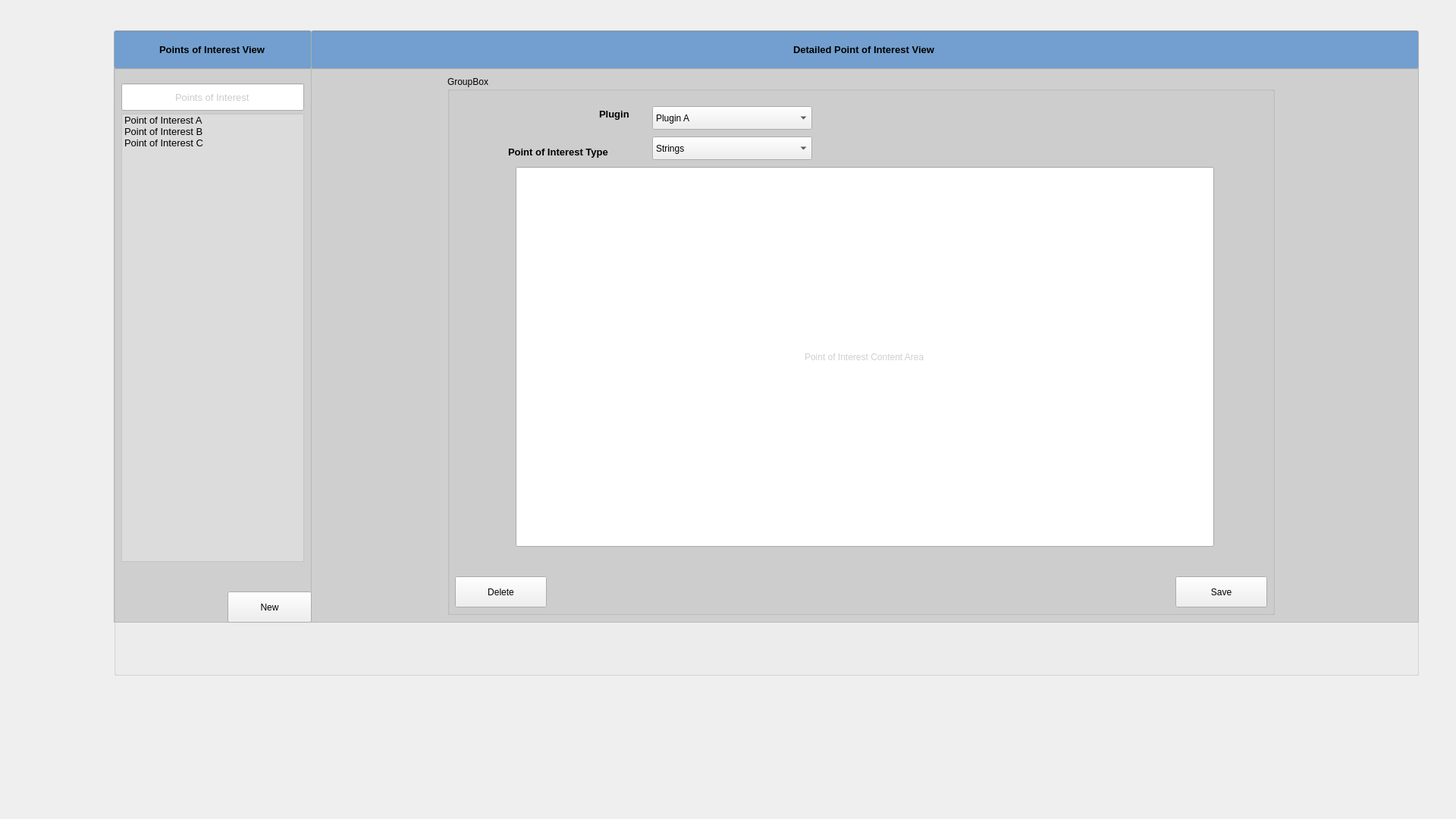
<?xml version="1.0" encoding="UTF-8"?>
<ui version="4.0">
 <class>DockWidget</class>
 <widget class="QDockWidget" name="DockWidget">
  <property name="geometry">
   <rect>
    <x>0</x>
    <y>0</y>
    <width>1920</width>
    <height>1080</height>
   </rect>
  </property>
  <property name="palette">
   <palette>
    <active>
     <colorrole role="Base">
      <brush brushstyle="SolidPattern">
       <color alpha="142">
        <red>184</red>
        <green>184</green>
        <blue>184</blue>
       </color>
      </brush>
     </colorrole>
    </active>
    <inactive>
     <colorrole role="Base">
      <brush brushstyle="SolidPattern">
       <color alpha="142">
        <red>184</red>
        <green>184</green>
        <blue>184</blue>
       </color>
      </brush>
     </colorrole>
    </inactive>
    <disabled>
     <colorrole role="Base">
      <brush brushstyle="SolidPattern">
       <color alpha="255">
        <red>255</red>
        <green>255</green>
        <blue>255</blue>
       </color>
      </brush>
     </colorrole>
    </disabled>
   </palette>
  </property>
  <property name="windowTitle">
   <string>DockWidget</string>
  </property>
  <widget class="QWidget" name="dockWidgetContents">
   <widget class="QGroupBox" name="PointsofInterest">
    <property name="geometry">
     <rect>
      <x>150</x>
      <y>40</y>
      <width>1721</width>
      <height>851</height>
     </rect>
    </property>
    <property name="title">
     <string>GroupBox</string>
    </property>
    <widget class="QPushButton" name="pushButton">
     <property name="geometry">
      <rect>
       <x>150</x>
       <y>740</y>
       <width>111</width>
       <height>41</height>
      </rect>
     </property>
     <property name="text">
      <string>New</string>
     </property>
    </widget>
    <widget class="QColumnView" name="PluginView">
     <property name="geometry">
      <rect>
       <x>0</x>
       <y>50</y>
       <width>261</width>
       <height>731</height>
      </rect>
     </property>
     <property name="palette">
      <palette>
       <active>
        <colorrole role="Base">
         <brush brushstyle="SolidPattern">
          <color alpha="142">
           <red>184</red>
           <green>184</green>
           <blue>184</blue>
          </color>
         </brush>
        </colorrole>
       </active>
       <inactive>
        <colorrole role="Base">
         <brush brushstyle="SolidPattern">
          <color alpha="142">
           <red>184</red>
           <green>184</green>
           <blue>184</blue>
          </color>
         </brush>
        </colorrole>
       </inactive>
       <disabled>
        <colorrole role="Base">
         <brush brushstyle="SolidPattern">
          <color alpha="255">
           <red>255</red>
           <green>255</green>
           <blue>255</blue>
          </color>
         </brush>
        </colorrole>
       </disabled>
      </palette>
     </property>
    </widget>
    <widget class="QLineEdit" name="PluginView_2">
     <property name="geometry">
      <rect>
       <x>0</x>
       <y>0</y>
       <width>261</width>
       <height>51</height>
      </rect>
     </property>
     <property name="palette">
      <palette>
       <active>
        <colorrole role="Base">
         <brush brushstyle="SolidPattern">
          <color alpha="255">
           <red>114</red>
           <green>159</green>
           <blue>207</blue>
          </color>
         </brush>
        </colorrole>
       </active>
       <inactive>
        <colorrole role="Base">
         <brush brushstyle="SolidPattern">
          <color alpha="255">
           <red>114</red>
           <green>159</green>
           <blue>207</blue>
          </color>
         </brush>
        </colorrole>
       </inactive>
       <disabled>
        <colorrole role="Base">
         <brush brushstyle="SolidPattern">
          <color alpha="255">
           <red>255</red>
           <green>255</green>
           <blue>255</blue>
          </color>
         </brush>
        </colorrole>
       </disabled>
      </palette>
     </property>
     <property name="font">
      <font>
       <pointsize>10</pointsize>
       <weight>75</weight>
       <bold>true</bold>
      </font>
     </property>
     <property name="autoFillBackground">
      <bool>false</bool>
     </property>
     <property name="text">
      <string>Points of Interest View</string>
     </property>
     <property name="alignment">
      <set>Qt::AlignCenter</set>
     </property>
     <property name="readOnly">
      <bool>true</bool>
     </property>
    </widget>
    <widget class="QLineEdit" name="PluginView_4">
     <property name="geometry">
      <rect>
       <x>260</x>
       <y>0</y>
       <width>1461</width>
       <height>51</height>
      </rect>
     </property>
     <property name="palette">
      <palette>
       <active>
        <colorrole role="Base">
         <brush brushstyle="SolidPattern">
          <color alpha="255">
           <red>114</red>
           <green>159</green>
           <blue>207</blue>
          </color>
         </brush>
        </colorrole>
       </active>
       <inactive>
        <colorrole role="Base">
         <brush brushstyle="SolidPattern">
          <color alpha="255">
           <red>114</red>
           <green>159</green>
           <blue>207</blue>
          </color>
         </brush>
        </colorrole>
       </inactive>
       <disabled>
        <colorrole role="Base">
         <brush brushstyle="SolidPattern">
          <color alpha="255">
           <red>255</red>
           <green>255</green>
           <blue>255</blue>
          </color>
         </brush>
        </colorrole>
       </disabled>
      </palette>
     </property>
     <property name="font">
      <font>
       <pointsize>10</pointsize>
       <weight>75</weight>
       <bold>true</bold>
      </font>
     </property>
     <property name="autoFillBackground">
      <bool>false</bool>
     </property>
     <property name="text">
      <string>Detailed Point of Interest View</string>
     </property>
     <property name="alignment">
      <set>Qt::AlignCenter</set>
     </property>
     <property name="readOnly">
      <bool>true</bool>
     </property>
    </widget>
    <widget class="QLineEdit" name="lineEdit">
     <property name="geometry">
      <rect>
       <x>10</x>
       <y>70</y>
       <width>241</width>
       <height>36</height>
      </rect>
     </property>
     <property name="palette">
      <palette>
       <active>
        <colorrole role="WindowText">
         <brush brushstyle="SolidPattern">
          <color alpha="255">
           <red>0</red>
           <green>0</green>
           <blue>0</blue>
          </color>
         </brush>
        </colorrole>
        <colorrole role="Dark">
         <brush brushstyle="SolidPattern">
          <color alpha="255">
           <red>119</red>
           <green>119</green>
           <blue>118</blue>
          </color>
         </brush>
        </colorrole>
        <colorrole role="Mid">
         <brush brushstyle="SolidPattern">
          <color alpha="255">
           <red>159</red>
           <green>159</green>
           <blue>157</blue>
          </color>
         </brush>
        </colorrole>
        <colorrole role="Text">
         <brush brushstyle="SolidPattern">
          <color alpha="255">
           <red>203</red>
           <green>203</green>
           <blue>203</blue>
          </color>
         </brush>
        </colorrole>
        <colorrole role="ButtonText">
         <brush brushstyle="SolidPattern">
          <color alpha="255">
           <red>0</red>
           <green>0</green>
           <blue>0</blue>
          </color>
         </brush>
        </colorrole>
        <colorrole role="Base">
         <brush brushstyle="SolidPattern">
          <color alpha="255">
           <red>255</red>
           <green>255</green>
           <blue>255</blue>
          </color>
         </brush>
        </colorrole>
        <colorrole role="Window">
         <brush brushstyle="SolidPattern">
          <color alpha="255">
           <red>238</red>
           <green>238</green>
           <blue>236</blue>
          </color>
         </brush>
        </colorrole>
        <colorrole role="Shadow">
         <brush brushstyle="SolidPattern">
          <color alpha="255">
           <red>0</red>
           <green>0</green>
           <blue>0</blue>
          </color>
         </brush>
        </colorrole>
        <colorrole role="AlternateBase">
         <brush brushstyle="SolidPattern">
          <color alpha="255">
           <red>184</red>
           <green>184</green>
           <blue>184</blue>
          </color>
         </brush>
        </colorrole>
        <colorrole role="ToolTipBase">
         <brush brushstyle="SolidPattern">
          <color alpha="255">
           <red>255</red>
           <green>255</green>
           <blue>220</blue>
          </color>
         </brush>
        </colorrole>
        <colorrole role="ToolTipText">
         <brush brushstyle="SolidPattern">
          <color alpha="255">
           <red>0</red>
           <green>0</green>
           <blue>0</blue>
          </color>
         </brush>
        </colorrole>
       </active>
       <inactive>
        <colorrole role="WindowText">
         <brush brushstyle="SolidPattern">
          <color alpha="255">
           <red>0</red>
           <green>0</green>
           <blue>0</blue>
          </color>
         </brush>
        </colorrole>
        <colorrole role="Dark">
         <brush brushstyle="SolidPattern">
          <color alpha="255">
           <red>119</red>
           <green>119</green>
           <blue>118</blue>
          </color>
         </brush>
        </colorrole>
        <colorrole role="Mid">
         <brush brushstyle="SolidPattern">
          <color alpha="255">
           <red>159</red>
           <green>159</green>
           <blue>157</blue>
          </color>
         </brush>
        </colorrole>
        <colorrole role="Text">
         <brush brushstyle="SolidPattern">
          <color alpha="255">
           <red>203</red>
           <green>203</green>
           <blue>203</blue>
          </color>
         </brush>
        </colorrole>
        <colorrole role="ButtonText">
         <brush brushstyle="SolidPattern">
          <color alpha="255">
           <red>0</red>
           <green>0</green>
           <blue>0</blue>
          </color>
         </brush>
        </colorrole>
        <colorrole role="Base">
         <brush brushstyle="SolidPattern">
          <color alpha="255">
           <red>255</red>
           <green>255</green>
           <blue>255</blue>
          </color>
         </brush>
        </colorrole>
        <colorrole role="Window">
         <brush brushstyle="SolidPattern">
          <color alpha="255">
           <red>238</red>
           <green>238</green>
           <blue>236</blue>
          </color>
         </brush>
        </colorrole>
        <colorrole role="Shadow">
         <brush brushstyle="SolidPattern">
          <color alpha="255">
           <red>0</red>
           <green>0</green>
           <blue>0</blue>
          </color>
         </brush>
        </colorrole>
        <colorrole role="AlternateBase">
         <brush brushstyle="SolidPattern">
          <color alpha="255">
           <red>184</red>
           <green>184</green>
           <blue>184</blue>
          </color>
         </brush>
        </colorrole>
        <colorrole role="ToolTipBase">
         <brush brushstyle="SolidPattern">
          <color alpha="255">
           <red>255</red>
           <green>255</green>
           <blue>220</blue>
          </color>
         </brush>
        </colorrole>
        <colorrole role="ToolTipText">
         <brush brushstyle="SolidPattern">
          <color alpha="255">
           <red>0</red>
           <green>0</green>
           <blue>0</blue>
          </color>
         </brush>
        </colorrole>
       </inactive>
       <disabled>
        <colorrole role="WindowText">
         <brush brushstyle="SolidPattern">
          <color alpha="255">
           <red>119</red>
           <green>119</green>
           <blue>118</blue>
          </color>
         </brush>
        </colorrole>
        <colorrole role="Dark">
         <brush brushstyle="SolidPattern">
          <color alpha="255">
           <red>119</red>
           <green>119</green>
           <blue>118</blue>
          </color>
         </brush>
        </colorrole>
        <colorrole role="Mid">
         <brush brushstyle="SolidPattern">
          <color alpha="255">
           <red>159</red>
           <green>159</green>
           <blue>157</blue>
          </color>
         </brush>
        </colorrole>
        <colorrole role="Text">
         <brush brushstyle="SolidPattern">
          <color alpha="255">
           <red>119</red>
           <green>119</green>
           <blue>118</blue>
          </color>
         </brush>
        </colorrole>
        <colorrole role="ButtonText">
         <brush brushstyle="SolidPattern">
          <color alpha="255">
           <red>119</red>
           <green>119</green>
           <blue>118</blue>
          </color>
         </brush>
        </colorrole>
        <colorrole role="Base">
         <brush brushstyle="SolidPattern">
          <color alpha="255">
           <red>238</red>
           <green>238</green>
           <blue>236</blue>
          </color>
         </brush>
        </colorrole>
        <colorrole role="Window">
         <brush brushstyle="SolidPattern">
          <color alpha="255">
           <red>238</red>
           <green>238</green>
           <blue>236</blue>
          </color>
         </brush>
        </colorrole>
        <colorrole role="Shadow">
         <brush brushstyle="SolidPattern">
          <color alpha="255">
           <red>0</red>
           <green>0</green>
           <blue>0</blue>
          </color>
         </brush>
        </colorrole>
        <colorrole role="AlternateBase">
         <brush brushstyle="SolidPattern">
          <color alpha="255">
           <red>184</red>
           <green>184</green>
           <blue>184</blue>
          </color>
         </brush>
        </colorrole>
        <colorrole role="ToolTipBase">
         <brush brushstyle="SolidPattern">
          <color alpha="255">
           <red>255</red>
           <green>255</green>
           <blue>220</blue>
          </color>
         </brush>
        </colorrole>
        <colorrole role="ToolTipText">
         <brush brushstyle="SolidPattern">
          <color alpha="255">
           <red>0</red>
           <green>0</green>
           <blue>0</blue>
          </color>
         </brush>
        </colorrole>
       </disabled>
      </palette>
     </property>
     <property name="font">
      <font>
       <pointsize>10</pointsize>
      </font>
     </property>
     <property name="text">
      <string>Points of Interest</string>
     </property>
     <property name="alignment">
      <set>Qt::AlignCenter</set>
     </property>
    </widget>
    <widget class="QListWidget" name="listWidget">
     <property name="geometry">
      <rect>
       <x>10</x>
       <y>110</y>
       <width>241</width>
       <height>591</height>
      </rect>
     </property>
     <property name="palette">
      <palette>
       <active>
        <colorrole role="WindowText">
         <brush brushstyle="SolidPattern">
          <color alpha="255">
           <red>0</red>
           <green>0</green>
           <blue>0</blue>
          </color>
         </brush>
        </colorrole>
        <colorrole role="Button">
         <brush brushstyle="SolidPattern">
          <color alpha="255">
           <red>255</red>
           <green>255</green>
           <blue>255</blue>
          </color>
         </brush>
        </colorrole>
        <colorrole role="Light">
         <brush brushstyle="SolidPattern">
          <color alpha="255">
           <red>255</red>
           <green>255</green>
           <blue>255</blue>
          </color>
         </brush>
        </colorrole>
        <colorrole role="Midlight">
         <brush brushstyle="SolidPattern">
          <color alpha="255">
           <red>255</red>
           <green>255</green>
           <blue>255</blue>
          </color>
         </brush>
        </colorrole>
        <colorrole role="Dark">
         <brush brushstyle="SolidPattern">
          <color alpha="255">
           <red>127</red>
           <green>127</green>
           <blue>127</blue>
          </color>
         </brush>
        </colorrole>
        <colorrole role="Mid">
         <brush brushstyle="SolidPattern">
          <color alpha="255">
           <red>170</red>
           <green>170</green>
           <blue>170</blue>
          </color>
         </brush>
        </colorrole>
        <colorrole role="Text">
         <brush brushstyle="SolidPattern">
          <color alpha="255">
           <red>0</red>
           <green>0</green>
           <blue>0</blue>
          </color>
         </brush>
        </colorrole>
        <colorrole role="BrightText">
         <brush brushstyle="SolidPattern">
          <color alpha="255">
           <red>255</red>
           <green>255</green>
           <blue>255</blue>
          </color>
         </brush>
        </colorrole>
        <colorrole role="Base">
         <brush brushstyle="SolidPattern">
          <color alpha="142">
           <red>229</red>
           <green>229</green>
           <blue>229</blue>
          </color>
         </brush>
        </colorrole>
        <colorrole role="Window">
         <brush brushstyle="SolidPattern">
          <color alpha="255">
           <red>255</red>
           <green>255</green>
           <blue>255</blue>
          </color>
         </brush>
        </colorrole>
        <colorrole role="Shadow">
         <brush brushstyle="SolidPattern">
          <color alpha="255">
           <red>0</red>
           <green>0</green>
           <blue>0</blue>
          </color>
         </brush>
        </colorrole>
        <colorrole role="AlternateBase">
         <brush brushstyle="SolidPattern">
          <color alpha="255">
           <red>255</red>
           <green>255</green>
           <blue>255</blue>
          </color>
         </brush>
        </colorrole>
        <colorrole role="ToolTipBase">
         <brush brushstyle="SolidPattern">
          <color alpha="255">
           <red>255</red>
           <green>255</green>
           <blue>220</blue>
          </color>
         </brush>
        </colorrole>
        <colorrole role="ToolTipText">
         <brush brushstyle="SolidPattern">
          <color alpha="255">
           <red>0</red>
           <green>0</green>
           <blue>0</blue>
          </color>
         </brush>
        </colorrole>
       </active>
       <inactive>
        <colorrole role="WindowText">
         <brush brushstyle="SolidPattern">
          <color alpha="255">
           <red>0</red>
           <green>0</green>
           <blue>0</blue>
          </color>
         </brush>
        </colorrole>
        <colorrole role="Button">
         <brush brushstyle="SolidPattern">
          <color alpha="255">
           <red>255</red>
           <green>255</green>
           <blue>255</blue>
          </color>
         </brush>
        </colorrole>
        <colorrole role="Light">
         <brush brushstyle="SolidPattern">
          <color alpha="255">
           <red>255</red>
           <green>255</green>
           <blue>255</blue>
          </color>
         </brush>
        </colorrole>
        <colorrole role="Midlight">
         <brush brushstyle="SolidPattern">
          <color alpha="255">
           <red>255</red>
           <green>255</green>
           <blue>255</blue>
          </color>
         </brush>
        </colorrole>
        <colorrole role="Dark">
         <brush brushstyle="SolidPattern">
          <color alpha="255">
           <red>127</red>
           <green>127</green>
           <blue>127</blue>
          </color>
         </brush>
        </colorrole>
        <colorrole role="Mid">
         <brush brushstyle="SolidPattern">
          <color alpha="255">
           <red>170</red>
           <green>170</green>
           <blue>170</blue>
          </color>
         </brush>
        </colorrole>
        <colorrole role="Text">
         <brush brushstyle="SolidPattern">
          <color alpha="255">
           <red>0</red>
           <green>0</green>
           <blue>0</blue>
          </color>
         </brush>
        </colorrole>
        <colorrole role="BrightText">
         <brush brushstyle="SolidPattern">
          <color alpha="255">
           <red>255</red>
           <green>255</green>
           <blue>255</blue>
          </color>
         </brush>
        </colorrole>
        <colorrole role="Base">
         <brush brushstyle="SolidPattern">
          <color alpha="142">
           <red>229</red>
           <green>229</green>
           <blue>229</blue>
          </color>
         </brush>
        </colorrole>
        <colorrole role="Window">
         <brush brushstyle="SolidPattern">
          <color alpha="255">
           <red>255</red>
           <green>255</green>
           <blue>255</blue>
          </color>
         </brush>
        </colorrole>
        <colorrole role="Shadow">
         <brush brushstyle="SolidPattern">
          <color alpha="255">
           <red>0</red>
           <green>0</green>
           <blue>0</blue>
          </color>
         </brush>
        </colorrole>
        <colorrole role="AlternateBase">
         <brush brushstyle="SolidPattern">
          <color alpha="255">
           <red>255</red>
           <green>255</green>
           <blue>255</blue>
          </color>
         </brush>
        </colorrole>
        <colorrole role="ToolTipBase">
         <brush brushstyle="SolidPattern">
          <color alpha="255">
           <red>255</red>
           <green>255</green>
           <blue>220</blue>
          </color>
         </brush>
        </colorrole>
        <colorrole role="ToolTipText">
         <brush brushstyle="SolidPattern">
          <color alpha="255">
           <red>0</red>
           <green>0</green>
           <blue>0</blue>
          </color>
         </brush>
        </colorrole>
       </inactive>
       <disabled>
        <colorrole role="WindowText">
         <brush brushstyle="SolidPattern">
          <color alpha="255">
           <red>127</red>
           <green>127</green>
           <blue>127</blue>
          </color>
         </brush>
        </colorrole>
        <colorrole role="Button">
         <brush brushstyle="SolidPattern">
          <color alpha="255">
           <red>255</red>
           <green>255</green>
           <blue>255</blue>
          </color>
         </brush>
        </colorrole>
        <colorrole role="Light">
         <brush brushstyle="SolidPattern">
          <color alpha="255">
           <red>255</red>
           <green>255</green>
           <blue>255</blue>
          </color>
         </brush>
        </colorrole>
        <colorrole role="Midlight">
         <brush brushstyle="SolidPattern">
          <color alpha="255">
           <red>255</red>
           <green>255</green>
           <blue>255</blue>
          </color>
         </brush>
        </colorrole>
        <colorrole role="Dark">
         <brush brushstyle="SolidPattern">
          <color alpha="255">
           <red>127</red>
           <green>127</green>
           <blue>127</blue>
          </color>
         </brush>
        </colorrole>
        <colorrole role="Mid">
         <brush brushstyle="SolidPattern">
          <color alpha="255">
           <red>170</red>
           <green>170</green>
           <blue>170</blue>
          </color>
         </brush>
        </colorrole>
        <colorrole role="Text">
         <brush brushstyle="SolidPattern">
          <color alpha="255">
           <red>127</red>
           <green>127</green>
           <blue>127</blue>
          </color>
         </brush>
        </colorrole>
        <colorrole role="BrightText">
         <brush brushstyle="SolidPattern">
          <color alpha="255">
           <red>255</red>
           <green>255</green>
           <blue>255</blue>
          </color>
         </brush>
        </colorrole>
        <colorrole role="Base">
         <brush brushstyle="SolidPattern">
          <color alpha="255">
           <red>255</red>
           <green>255</green>
           <blue>255</blue>
          </color>
         </brush>
        </colorrole>
        <colorrole role="Window">
         <brush brushstyle="SolidPattern">
          <color alpha="255">
           <red>255</red>
           <green>255</green>
           <blue>255</blue>
          </color>
         </brush>
        </colorrole>
        <colorrole role="Shadow">
         <brush brushstyle="SolidPattern">
          <color alpha="255">
           <red>0</red>
           <green>0</green>
           <blue>0</blue>
          </color>
         </brush>
        </colorrole>
        <colorrole role="AlternateBase">
         <brush brushstyle="SolidPattern">
          <color alpha="255">
           <red>255</red>
           <green>255</green>
           <blue>255</blue>
          </color>
         </brush>
        </colorrole>
        <colorrole role="ToolTipBase">
         <brush brushstyle="SolidPattern">
          <color alpha="255">
           <red>255</red>
           <green>255</green>
           <blue>220</blue>
          </color>
         </brush>
        </colorrole>
        <colorrole role="ToolTipText">
         <brush brushstyle="SolidPattern">
          <color alpha="255">
           <red>0</red>
           <green>0</green>
           <blue>0</blue>
          </color>
         </brush>
        </colorrole>
       </disabled>
      </palette>
     </property>
     <property name="font">
      <font>
       <pointsize>10</pointsize>
      </font>
     </property>
     <property name="layoutDirection">
      <enum>Qt::LeftToRight</enum>
     </property>
     <property name="autoFillBackground">
      <bool>false</bool>
     </property>
     <property name="frameShape">
      <enum>QFrame::StyledPanel</enum>
     </property>
     <property name="editTriggers">
      <set>QAbstractItemView::DoubleClicked|QAbstractItemView::EditKeyPressed</set>
     </property>
     <property name="resizeMode">
      <enum>QListView::Adjust</enum>
     </property>
     <property name="spacing">
      <number>0</number>
     </property>
     <item>
      <property name="text">
       <string>Point of Interest A</string>
      </property>
     </item>
     <item>
      <property name="text">
       <string>Point of Interest B</string>
      </property>
     </item>
     <item>
      <property name="text">
       <string>Point of Interest C</string>
      </property>
     </item>
    </widget>
    <widget class="QColumnView" name="PluginView_3">
     <property name="geometry">
      <rect>
       <x>260</x>
       <y>50</y>
       <width>1461</width>
       <height>731</height>
      </rect>
     </property>
     <property name="palette">
      <palette>
       <active>
        <colorrole role="Base">
         <brush brushstyle="SolidPattern">
          <color alpha="142">
           <red>184</red>
           <green>184</green>
           <blue>184</blue>
          </color>
         </brush>
        </colorrole>
       </active>
       <inactive>
        <colorrole role="Base">
         <brush brushstyle="SolidPattern">
          <color alpha="142">
           <red>184</red>
           <green>184</green>
           <blue>184</blue>
          </color>
         </brush>
        </colorrole>
       </inactive>
       <disabled>
        <colorrole role="Base">
         <brush brushstyle="SolidPattern">
          <color alpha="255">
           <red>255</red>
           <green>255</green>
           <blue>255</blue>
          </color>
         </brush>
        </colorrole>
       </disabled>
      </palette>
     </property>
    </widget>
    <widget class="QGroupBox" name="DetailedView">
     <property name="geometry">
      <rect>
       <x>440</x>
       <y>60</y>
       <width>1091</width>
       <height>711</height>
      </rect>
     </property>
     <property name="title">
      <string>GroupBox</string>
     </property>
     <widget class="QLabel" name="label_3">
      <property name="geometry">
       <rect>
        <x>200</x>
        <y>30</y>
        <width>61</width>
        <height>41</height>
       </rect>
      </property>
      <property name="font">
       <font>
        <pointsize>10</pointsize>
        <weight>75</weight>
        <bold>true</bold>
       </font>
      </property>
      <property name="text">
       <string>Plugin</string>
      </property>
      <property name="textInteractionFlags">
       <set>Qt::NoTextInteraction</set>
      </property>
     </widget>
     <widget class="QLabel" name="label_2">
      <property name="geometry">
       <rect>
        <x>80</x>
        <y>80</y>
        <width>191</width>
        <height>41</height>
       </rect>
      </property>
      <property name="font">
       <font>
        <pointsize>10</pointsize>
        <weight>75</weight>
        <bold>true</bold>
       </font>
      </property>
      <property name="text">
       <string>Point of Interest Type</string>
      </property>
      <property name="textInteractionFlags">
       <set>Qt::NoTextInteraction</set>
      </property>
     </widget>
     <widget class="QLineEdit" name="lineEdit_5">
      <property name="geometry">
       <rect>
        <x>90</x>
        <y>120</y>
        <width>921</width>
        <height>501</height>
       </rect>
      </property>
      <property name="palette">
       <palette>
        <active>
         <colorrole role="WindowText">
          <brush brushstyle="SolidPattern">
           <color alpha="255">
            <red>0</red>
            <green>0</green>
            <blue>0</blue>
           </color>
          </brush>
         </colorrole>
         <colorrole role="Button">
          <brush brushstyle="SolidPattern">
           <color alpha="255">
            <red>238</red>
            <green>238</green>
            <blue>236</blue>
           </color>
          </brush>
         </colorrole>
         <colorrole role="Light">
          <brush brushstyle="SolidPattern">
           <color alpha="255">
            <red>255</red>
            <green>255</green>
            <blue>255</blue>
           </color>
          </brush>
         </colorrole>
         <colorrole role="Midlight">
          <brush brushstyle="SolidPattern">
           <color alpha="255">
            <red>246</red>
            <green>246</green>
            <blue>245</blue>
           </color>
          </brush>
         </colorrole>
         <colorrole role="Dark">
          <brush brushstyle="SolidPattern">
           <color alpha="255">
            <red>119</red>
            <green>119</green>
            <blue>118</blue>
           </color>
          </brush>
         </colorrole>
         <colorrole role="Mid">
          <brush brushstyle="SolidPattern">
           <color alpha="255">
            <red>159</red>
            <green>159</green>
            <blue>157</blue>
           </color>
          </brush>
         </colorrole>
         <colorrole role="Text">
          <brush brushstyle="SolidPattern">
           <color alpha="255">
            <red>207</red>
            <green>207</green>
            <blue>207</blue>
           </color>
          </brush>
         </colorrole>
         <colorrole role="BrightText">
          <brush brushstyle="SolidPattern">
           <color alpha="255">
            <red>255</red>
            <green>255</green>
            <blue>255</blue>
           </color>
          </brush>
         </colorrole>
         <colorrole role="ButtonText">
          <brush brushstyle="SolidPattern">
           <color alpha="255">
            <red>0</red>
            <green>0</green>
            <blue>0</blue>
           </color>
          </brush>
         </colorrole>
         <colorrole role="Base">
          <brush brushstyle="SolidPattern">
           <color alpha="255">
            <red>255</red>
            <green>255</green>
            <blue>255</blue>
           </color>
          </brush>
         </colorrole>
         <colorrole role="Window">
          <brush brushstyle="SolidPattern">
           <color alpha="255">
            <red>238</red>
            <green>238</green>
            <blue>236</blue>
           </color>
          </brush>
         </colorrole>
         <colorrole role="Shadow">
          <brush brushstyle="SolidPattern">
           <color alpha="255">
            <red>0</red>
            <green>0</green>
            <blue>0</blue>
           </color>
          </brush>
         </colorrole>
         <colorrole role="AlternateBase">
          <brush brushstyle="SolidPattern">
           <color alpha="255">
            <red>246</red>
            <green>246</green>
            <blue>245</blue>
           </color>
          </brush>
         </colorrole>
         <colorrole role="ToolTipBase">
          <brush brushstyle="SolidPattern">
           <color alpha="255">
            <red>255</red>
            <green>255</green>
            <blue>220</blue>
           </color>
          </brush>
         </colorrole>
         <colorrole role="ToolTipText">
          <brush brushstyle="SolidPattern">
           <color alpha="255">
            <red>0</red>
            <green>0</green>
            <blue>0</blue>
           </color>
          </brush>
         </colorrole>
        </active>
        <inactive>
         <colorrole role="WindowText">
          <brush brushstyle="SolidPattern">
           <color alpha="255">
            <red>0</red>
            <green>0</green>
            <blue>0</blue>
           </color>
          </brush>
         </colorrole>
         <colorrole role="Button">
          <brush brushstyle="SolidPattern">
           <color alpha="255">
            <red>238</red>
            <green>238</green>
            <blue>236</blue>
           </color>
          </brush>
         </colorrole>
         <colorrole role="Light">
          <brush brushstyle="SolidPattern">
           <color alpha="255">
            <red>255</red>
            <green>255</green>
            <blue>255</blue>
           </color>
          </brush>
         </colorrole>
         <colorrole role="Midlight">
          <brush brushstyle="SolidPattern">
           <color alpha="255">
            <red>246</red>
            <green>246</green>
            <blue>245</blue>
           </color>
          </brush>
         </colorrole>
         <colorrole role="Dark">
          <brush brushstyle="SolidPattern">
           <color alpha="255">
            <red>119</red>
            <green>119</green>
            <blue>118</blue>
           </color>
          </brush>
         </colorrole>
         <colorrole role="Mid">
          <brush brushstyle="SolidPattern">
           <color alpha="255">
            <red>159</red>
            <green>159</green>
            <blue>157</blue>
           </color>
          </brush>
         </colorrole>
         <colorrole role="Text">
          <brush brushstyle="SolidPattern">
           <color alpha="255">
            <red>207</red>
            <green>207</green>
            <blue>207</blue>
           </color>
          </brush>
         </colorrole>
         <colorrole role="BrightText">
          <brush brushstyle="SolidPattern">
           <color alpha="255">
            <red>255</red>
            <green>255</green>
            <blue>255</blue>
           </color>
          </brush>
         </colorrole>
         <colorrole role="ButtonText">
          <brush brushstyle="SolidPattern">
           <color alpha="255">
            <red>0</red>
            <green>0</green>
            <blue>0</blue>
           </color>
          </brush>
         </colorrole>
         <colorrole role="Base">
          <brush brushstyle="SolidPattern">
           <color alpha="255">
            <red>255</red>
            <green>255</green>
            <blue>255</blue>
           </color>
          </brush>
         </colorrole>
         <colorrole role="Window">
          <brush brushstyle="SolidPattern">
           <color alpha="255">
            <red>238</red>
            <green>238</green>
            <blue>236</blue>
           </color>
          </brush>
         </colorrole>
         <colorrole role="Shadow">
          <brush brushstyle="SolidPattern">
           <color alpha="255">
            <red>0</red>
            <green>0</green>
            <blue>0</blue>
           </color>
          </brush>
         </colorrole>
         <colorrole role="AlternateBase">
          <brush brushstyle="SolidPattern">
           <color alpha="255">
            <red>246</red>
            <green>246</green>
            <blue>245</blue>
           </color>
          </brush>
         </colorrole>
         <colorrole role="ToolTipBase">
          <brush brushstyle="SolidPattern">
           <color alpha="255">
            <red>255</red>
            <green>255</green>
            <blue>220</blue>
           </color>
          </brush>
         </colorrole>
         <colorrole role="ToolTipText">
          <brush brushstyle="SolidPattern">
           <color alpha="255">
            <red>0</red>
            <green>0</green>
            <blue>0</blue>
           </color>
          </brush>
         </colorrole>
        </inactive>
        <disabled>
         <colorrole role="WindowText">
          <brush brushstyle="SolidPattern">
           <color alpha="255">
            <red>119</red>
            <green>119</green>
            <blue>118</blue>
           </color>
          </brush>
         </colorrole>
         <colorrole role="Button">
          <brush brushstyle="SolidPattern">
           <color alpha="255">
            <red>238</red>
            <green>238</green>
            <blue>236</blue>
           </color>
          </brush>
         </colorrole>
         <colorrole role="Light">
          <brush brushstyle="SolidPattern">
           <color alpha="255">
            <red>255</red>
            <green>255</green>
            <blue>255</blue>
           </color>
          </brush>
         </colorrole>
         <colorrole role="Midlight">
          <brush brushstyle="SolidPattern">
           <color alpha="255">
            <red>246</red>
            <green>246</green>
            <blue>245</blue>
           </color>
          </brush>
         </colorrole>
         <colorrole role="Dark">
          <brush brushstyle="SolidPattern">
           <color alpha="255">
            <red>119</red>
            <green>119</green>
            <blue>118</blue>
           </color>
          </brush>
         </colorrole>
         <colorrole role="Mid">
          <brush brushstyle="SolidPattern">
           <color alpha="255">
            <red>159</red>
            <green>159</green>
            <blue>157</blue>
           </color>
          </brush>
         </colorrole>
         <colorrole role="Text">
          <brush brushstyle="SolidPattern">
           <color alpha="255">
            <red>119</red>
            <green>119</green>
            <blue>118</blue>
           </color>
          </brush>
         </colorrole>
         <colorrole role="BrightText">
          <brush brushstyle="SolidPattern">
           <color alpha="255">
            <red>255</red>
            <green>255</green>
            <blue>255</blue>
           </color>
          </brush>
         </colorrole>
         <colorrole role="ButtonText">
          <brush brushstyle="SolidPattern">
           <color alpha="255">
            <red>119</red>
            <green>119</green>
            <blue>118</blue>
           </color>
          </brush>
         </colorrole>
         <colorrole role="Base">
          <brush brushstyle="SolidPattern">
           <color alpha="255">
            <red>238</red>
            <green>238</green>
            <blue>236</blue>
           </color>
          </brush>
         </colorrole>
         <colorrole role="Window">
          <brush brushstyle="SolidPattern">
           <color alpha="255">
            <red>238</red>
            <green>238</green>
            <blue>236</blue>
           </color>
          </brush>
         </colorrole>
         <colorrole role="Shadow">
          <brush brushstyle="SolidPattern">
           <color alpha="255">
            <red>0</red>
            <green>0</green>
            <blue>0</blue>
           </color>
          </brush>
         </colorrole>
         <colorrole role="AlternateBase">
          <brush brushstyle="SolidPattern">
           <color alpha="255">
            <red>238</red>
            <green>238</green>
            <blue>236</blue>
           </color>
          </brush>
         </colorrole>
         <colorrole role="ToolTipBase">
          <brush brushstyle="SolidPattern">
           <color alpha="255">
            <red>255</red>
            <green>255</green>
            <blue>220</blue>
           </color>
          </brush>
         </colorrole>
         <colorrole role="ToolTipText">
          <brush brushstyle="SolidPattern">
           <color alpha="255">
            <red>0</red>
            <green>0</green>
            <blue>0</blue>
           </color>
          </brush>
         </colorrole>
        </disabled>
       </palette>
      </property>
      <property name="text">
       <string>Point of Interest Content Area</string>
      </property>
      <property name="alignment">
       <set>Qt::AlignCenter</set>
      </property>
     </widget>
     <widget class="QComboBox" name="comboBox">
      <property name="geometry">
       <rect>
        <x>270</x>
        <y>40</y>
        <width>211</width>
        <height>31</height>
       </rect>
      </property>
      <property name="palette">
       <palette>
        <active>
         <colorrole role="Text">
          <brush brushstyle="SolidPattern">
           <color alpha="255">
            <red>0</red>
            <green>0</green>
            <blue>0</blue>
           </color>
          </brush>
         </colorrole>
         <colorrole role="Base">
          <brush brushstyle="SolidPattern">
           <color alpha="142">
            <red>200</red>
            <green>200</green>
            <blue>200</blue>
           </color>
          </brush>
         </colorrole>
        </active>
        <inactive>
         <colorrole role="Text">
          <brush brushstyle="SolidPattern">
           <color alpha="255">
            <red>0</red>
            <green>0</green>
            <blue>0</blue>
           </color>
          </brush>
         </colorrole>
         <colorrole role="Base">
          <brush brushstyle="SolidPattern">
           <color alpha="142">
            <red>200</red>
            <green>200</green>
            <blue>200</blue>
           </color>
          </brush>
         </colorrole>
        </inactive>
        <disabled>
         <colorrole role="Text">
          <brush brushstyle="SolidPattern">
           <color alpha="255">
            <red>120</red>
            <green>120</green>
            <blue>120</blue>
           </color>
          </brush>
         </colorrole>
         <colorrole role="Base">
          <brush brushstyle="SolidPattern">
           <color alpha="255">
            <red>255</red>
            <green>255</green>
            <blue>255</blue>
           </color>
          </brush>
         </colorrole>
        </disabled>
       </palette>
      </property>
      <property name="font">
       <font>
        <pointsize>9</pointsize>
        <weight>50</weight>
        <bold>false</bold>
       </font>
      </property>
      <item>
       <property name="text">
        <string>Plugin A</string>
       </property>
      </item>
      <item>
       <property name="text">
        <string>Plugin B</string>
       </property>
      </item>
      <item>
       <property name="text">
        <string>Plugin C</string>
       </property>
      </item>
     </widget>
     <widget class="QPushButton" name="pushButton_2">
      <property name="geometry">
       <rect>
        <x>10</x>
        <y>660</y>
        <width>121</width>
        <height>41</height>
       </rect>
      </property>
      <property name="text">
       <string>Delete</string>
      </property>
     </widget>
     <widget class="QPushButton" name="pushButton_3">
      <property name="geometry">
       <rect>
        <x>960</x>
        <y>660</y>
        <width>121</width>
        <height>41</height>
       </rect>
      </property>
      <property name="text">
       <string>Save</string>
      </property>
     </widget>
     <widget class="QComboBox" name="comboBox_2">
      <property name="geometry">
       <rect>
        <x>270</x>
        <y>80</y>
        <width>211</width>
        <height>31</height>
       </rect>
      </property>
      <property name="palette">
       <palette>
        <active>
         <colorrole role="Text">
          <brush brushstyle="SolidPattern">
           <color alpha="255">
            <red>0</red>
            <green>0</green>
            <blue>0</blue>
           </color>
          </brush>
         </colorrole>
         <colorrole role="Base">
          <brush brushstyle="SolidPattern">
           <color alpha="142">
            <red>200</red>
            <green>200</green>
            <blue>200</blue>
           </color>
          </brush>
         </colorrole>
        </active>
        <inactive>
         <colorrole role="Text">
          <brush brushstyle="SolidPattern">
           <color alpha="255">
            <red>0</red>
            <green>0</green>
            <blue>0</blue>
           </color>
          </brush>
         </colorrole>
         <colorrole role="Base">
          <brush brushstyle="SolidPattern">
           <color alpha="142">
            <red>200</red>
            <green>200</green>
            <blue>200</blue>
           </color>
          </brush>
         </colorrole>
        </inactive>
        <disabled>
         <colorrole role="Text">
          <brush brushstyle="SolidPattern">
           <color alpha="255">
            <red>120</red>
            <green>120</green>
            <blue>120</blue>
           </color>
          </brush>
         </colorrole>
         <colorrole role="Base">
          <brush brushstyle="SolidPattern">
           <color alpha="255">
            <red>255</red>
            <green>255</green>
            <blue>255</blue>
           </color>
          </brush>
         </colorrole>
        </disabled>
       </palette>
      </property>
      <property name="font">
       <font>
        <pointsize>9</pointsize>
        <weight>50</weight>
        <bold>false</bold>
       </font>
      </property>
      <item>
       <property name="text">
        <string>Strings</string>
       </property>
      </item>
      <item>
       <property name="text">
        <string>Function Call</string>
       </property>
      </item>
      <item>
       <property name="text">
        <string>Data Strucure</string>
       </property>
      </item>
     </widget>
    </widget>
    <zorder>PluginView_3</zorder>
    <zorder>PluginView</zorder>
    <zorder>PluginView_2</zorder>
    <zorder>PluginView_4</zorder>
    <zorder>lineEdit</zorder>
    <zorder>pushButton</zorder>
    <zorder>listWidget</zorder>
    <zorder>DetailedView</zorder>
   </widget>
  </widget>
 </widget>
 <resources/>
 <connections/>
</ui>
